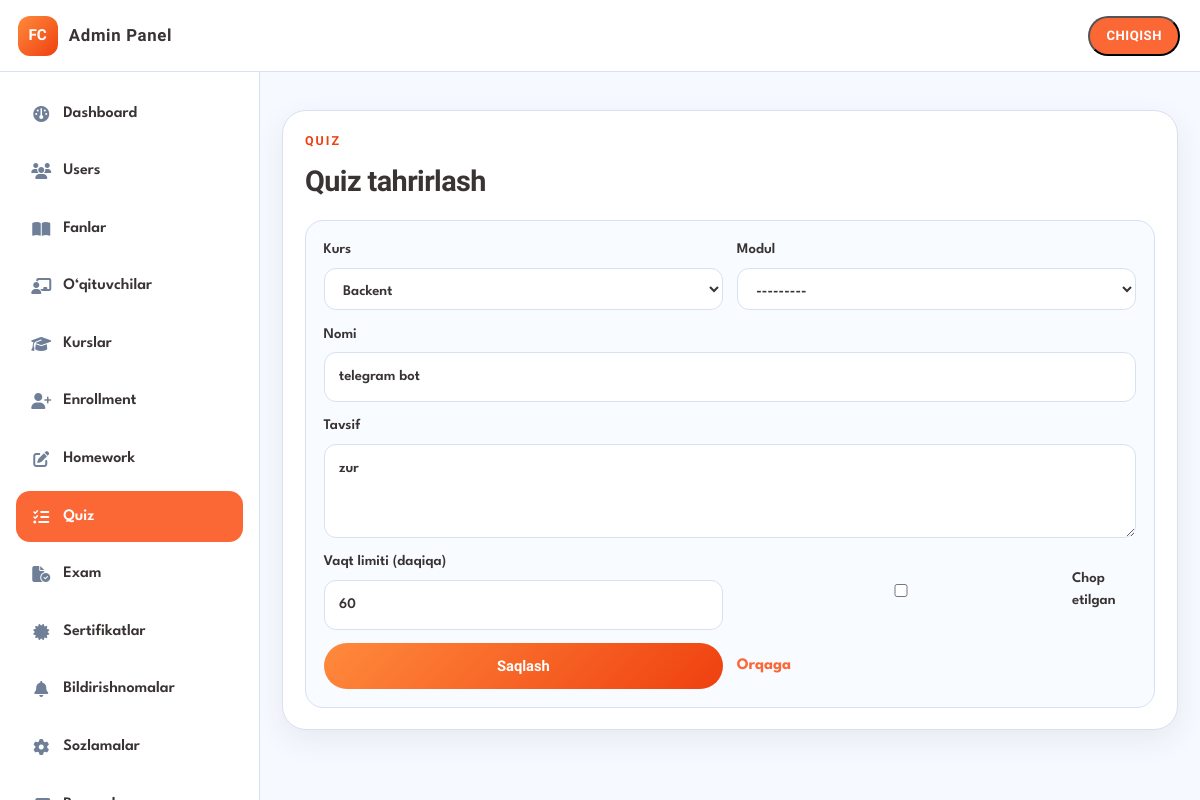
The app's page /portal/admin/quizzes/2/edit/ (signed in) with its own data.
### learning/models.py (models this page shows, shortened)
class Quiz(models.Model):
    course = models.ForeignKey(Course, on_delete=models.CASCADE, related_name="quizzes")
    module = models.ForeignKey(
        Module, on_delete=models.SET_NULL, null=True, blank=True, related_name="quizzes"
    )
    title = models.CharField(max_length=150)
    description = models.TextField(blank=True)
    time_limit_minutes = models.PositiveIntegerField(default=0)
    is_published = models.BooleanField(default=False)
    created_at = models.DateTimeField(auto_now_add=True)
    class Meta:
        ordering = ["-created_at"]
        verbose_name = "Quiz"
        verbose_name_plural = "Quizlar"

### portal/assessments_admin.py (the view)
@admin_required
@require_http_methods(["GET", "POST"])
def admin_quiz_edit(request, pk):
    obj = get_object_or_404(Quiz, pk=pk)
    form = QuizForm(request.POST or None, instance=obj)
    if request.method == "POST" and form.is_valid():
        form.save()
        messages.success(request, "Quiz yangilandi.")
        return redirect("portal:admin_quizzes")
    return _render(
        request,
        "portal/admin/quiz_form.html",
        {"form": form, "title": "Quiz tahrirlash", "obj": obj},
    )

### learning/forms.py
class QuizForm(forms.ModelForm):
    class Meta:
        model = Quiz
        fields = [
            "course",
            "module",
            "title",
            "description",
            "time_limit_minutes",
            "is_published",
        ]
        widgets = {"description": forms.Textarea(attrs={"rows": 3})}
    def __init__(self, *args, **kwargs):
        super().__init__(*args, **kwargs)
        self.fields["course"].queryset = Course.objects.all().order_by("title")
        self.fields["module"].queryset = Module.objects.select_related("course").order_by(
            "course__title", "sort_order"
        )
        self.fields["module"].required = False

### accounts/models.py (called while the page is built)
    @property
    def is_admin(self):
        return self.role == Role.ADMIN or self.user.is_superuser

    @property
    def is_student(self):
        return self.role == Role.STUDENT and not self.user.is_superuser

### accounts/permissions.py (called while the page is built)
def get_profile(user) -> Profile:
    profile, _ = Profile.objects.get_or_create(
        user=user,
        defaults={
            "role": Role.ADMIN if user.is_superuser else Role.STUDENT,
            "full_name": user.get_full_name() or user.username,
            "is_email_verified": user.is_superuser,
            "must_change_password": not user.is_superuser,
        },
    )
    return profile

def _password_gate(request, profile):
    if profile.must_change_password:
        return redirect("accounts:force_password_change")
    return None

def admin_required(view_func):
    @login_required
    @wraps(view_func)
    def _wrapped(request, *args, **kwargs):
        profile = get_profile(request.user)
        request.profile = profile
        blocked = _password_gate(request, profile)
        if blocked:
            return blocked
        if profile.is_admin:
            return view_func(request, *args, **kwargs)
        messages.error(request, "Faqat administrator kira oladi.")
        return redirect(role_home_url_name(request.user))
    return _wrapped

### learning/models.py (called while the page is built)
    def __str__(self):
        return self.title

### portal/assessments_admin.py (called while the page is built)
def _render(request, template, context=None):
    return render(request, template, context or {})

### templates/portal/admin/quiz_form.html (shortened to what this page needs)
{% extends "portal/admin/admin_base.html" %}
{% block content %}
<section class="panel">
  <div class="panel-head"><div><p class="eyebrow">Quiz</p><h2>{{ title }}</h2></div></div>
  <form method="post" class="contact-form grid-form">
    <label>Kurs {{ form.course }}{% if form.course.errors %}<span class="field-error">{{ form.course.errors.0 }}</span>{% endif %}</label>
    <label>Modul {{ form.module }}</label>
    <label class="full">Nomi {{ form.title }}{% if form.title.errors %}<span class="field-error">{{ form.title.errors.0 }}</span>{% endif %}</label>
    <label class="full">Tavsif {{ form.description }}</label>
    <label>Vaqt limiti (daqiqa) {{ form.time_limit_minutes }}</label>
    <label class="check-inline">{{ form.is_published }} Chop etilgan</label>
    <button class="btn btn-primary" type="submit">Saqlash</button>
    <a class="text-link" href="{% url 'portal:admin_quizzes' %}">Orqaga</a>
  </form>
</section>
{% endblock %}

### static/css/styles.css (style rules this page uses)
:root { --bg: #f6f9ff; --white: #ffffff; --main-dark: #393333; --muted: #7b879c; --stroke: #d7e1f3; --icon-light: #e6edfb; --accent: #fc6736; --accent-deep: #ef400f; --blue: #009bf5; --blue-2: #3b82f6; --blue-soft: #60a5fa; --green: #00cc81; --cyan: #00bcd3; --gold: #fdc61d; --sidebar: 260px; --topbar: 72px; --radius: 20px; --shadow: 0 10px 30px rgba(57, 51, 51, 0.08); --font: "League Spartan", system-ui, sans-serif; --font-display: "Oxanium", system-ui, sans-serif; }
*, *::before, *::after { box-sizing: border-box; }
html { scroll-behavior: smooth; }
body { margin: 0; font-family: var(--font); color: var(--main-dark); background: var(--bg); line-height: 1.5; }
a { color: inherit; text-decoration: none; }
h1, h2, h3, .brand-text, .eyebrow { font-family: var(--font-display); margin: 0; letter-spacing: -0.02em; }
p { margin: 0; }
.eyebrow { font-size: 0.78rem; font-weight: 700; letter-spacing: 0.16em; text-transform: uppercase; margin-bottom: 0.55rem; opacity: 0.9; }
.panel .eyebrow, .growth-panel .eyebrow, .streak-panel .eyebrow, .contact-panel .eyebrow { color: var(--accent-deep); opacity: 1; }
.btn { display: inline-flex; align-items: center; justify-content: center; min-height: 46px; padding: 0.7rem 1.15rem; border-radius: 999px; border: 0; font-family: var(--font-display); font-weight: 700; font-size: 0.92rem; cursor: pointer; transition: transform 0.2s ease, filter 0.2s ease, background 0.2s ease; }
.btn-primary { background: linear-gradient(135deg, #ff8a3d, var(--accent-deep)); color: #fff; }
.panel { margin-top: 1.1rem; padding: 1.35rem; background: var(--white); border: 1px solid var(--stroke); border-radius: 24px; box-shadow: var(--shadow); }
.panel-head { display: flex; align-items: end; justify-content: space-between; gap: 1rem; margin-bottom: 1.1rem; }
.panel h2, .growth-panel h2, .streak-panel h2, .contact-panel h2 { font-size: clamp(1.35rem, 2.4vw, 1.8rem); font-weight: 800; }
.text-link { color: var(--accent); font-weight: 700; display: inline-flex; align-items: center; gap: 0.4rem; white-space: nowrap; }
.contact-form { display: grid; gap: 0.85rem; padding: 1.1rem; border-radius: 18px; background: #f8fbff; border: 1px solid var(--stroke); }
.contact-form label { display: grid; gap: 0.4rem; font-size: 0.92rem; font-weight: 600; }
.contact-form input, .contact-form select, .contact-form textarea { width: 100%; border: 1.5px solid var(--stroke); border-radius: 12px; background: var(--white); padding: 0.8rem 0.9rem; font: inherit; color: var(--main-dark); outline: none; }
.contact-form .btn { width: 100%; }

### static/css/portal.css (style rules this page uses)
.portal-body { min-height: 100svh; }
.grid-form { grid-template-columns: repeat(2, minmax(0, 1fr)); }
.grid-form .full { grid-column: 1 / -1; }
.grid-form .check-inline { display: flex; align-items: center; gap: 0.5rem; }

### records on screen
Quiz: course "Backent", module "---------", title "telegram bot", description "zur", time_limit_minutes "60"

### other values on screen
{{ title }} "Quiz tahrirlash"
